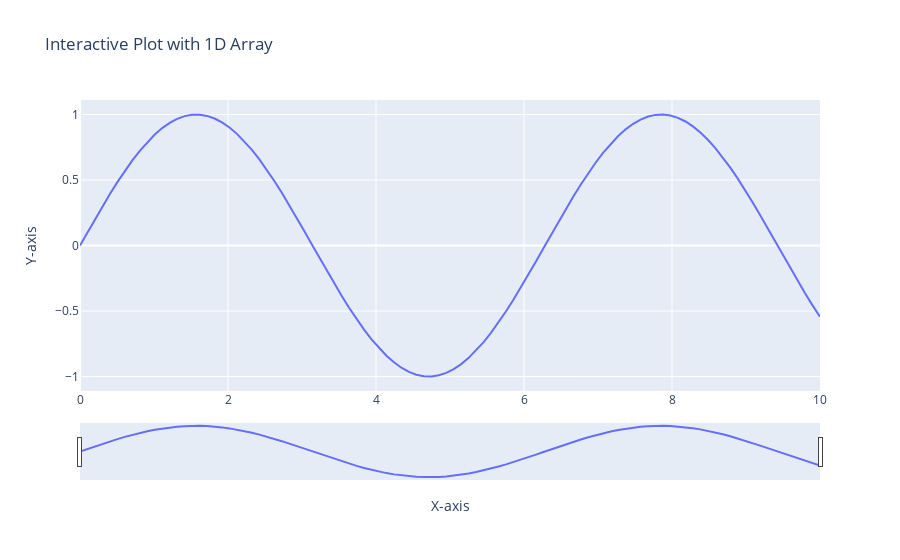

The notebook cell this image was saved under:
### Code cell
"""testing"""
import numpy as np
import plotly.express as px

# Generate some example data
x_values = np.linspace(0, 10, 100)
y_values = np.sin(x_values)

# Create an interactive plot using Plotly Express
fig = px.line(x=x_values, y=y_values, labels={'x': 'X-axis', 'y': 'Y-axis'},
              title='Interactive Plot with 1D Array')

# Add the ability to zoom and pan on the x-axis
fig.update_xaxes(rangeslider_visible=True)

# Display the plot
fig.show()
